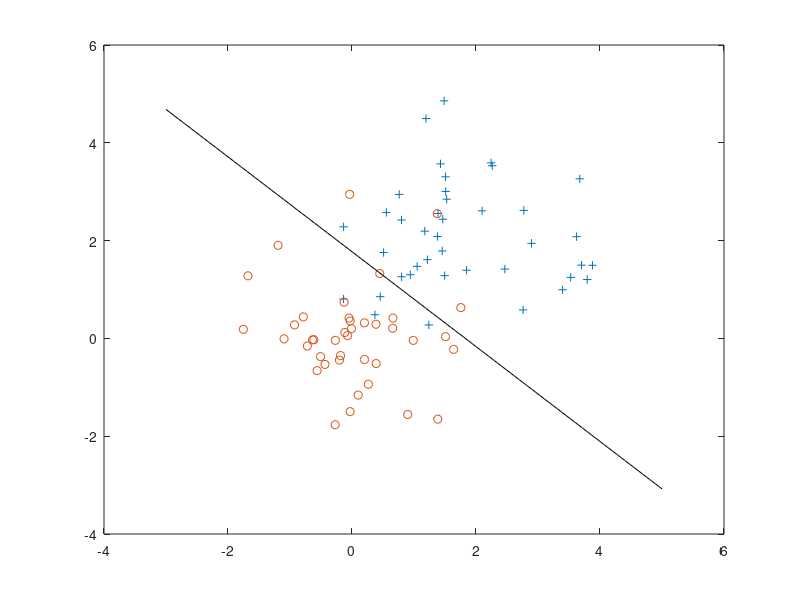

Write the MATLAB code that produced this figure.
y = [zeros(40,1); ones(40,1)];
x = [randn(40, 1), randn(40, 1); 2 + randn(40, 1) , 2 + randn(40, 1)];

x = [ones(80, 1) x];
% find returns the indices of the
% rows meeting the specified condition
pos = find(y == 1); neg = find(y == 0);

% Assume the features are in the 2nd and 3rd
% columns of x
% plot(x(pos, 2), x(pos,3), '+'); hold on
% plot(x(neg, 2), x(neg, 3), 'o')

g = inline('1.0 ./ (1.0 + exp(-z))'); 
% Usage: To find the value of the sigmoid 
% evaluated at 2, call g(2)


theta = zeros(3, 1);
J = mean( -y.*log(g(x*theta)) - (1 - y).*log(1 - g(x*theta)) )

for iter = 1:10
    H = zeros(3, 3);
    grad = zeros(3, 1);
    for i = 1:80
        H = H + (g(x(i,:)*theta)*(1-g(x(i,:)*theta))*x(i,:)'*x(i,:))/80;
        grad = grad + ((g(x(i,:)*theta) - y(i))*x(i,:)')/80;
    end
    theta = theta - H\grad;
    J = mean( -y.*log(g(x*theta)) - (1 - y).*log(1 - g(x*theta)) )
end

theta_true = theta;
theta = zeros(3, 1);
%J = mean( -y.*log(g(x*theta)) - (1 - y).*log(1 - g(x*theta)) )
alpha = 0.07;

for iter = 1:100000
    %variance reduction method
    if(mod(iter, 3000) == 0 && iter < 10000)
        alpha = alpha/2;
    end
    if(iter > 10000)
        alpha = 0.07/sqrt(iter);
    end
    
    grad = zeros(3, 1);
    i = randi([1 80],1,1);
    grad = grad + ((g(x(i,:)*theta) - y(i))*x(i,:)');
    theta = theta - alpha*grad;
    %J = mean( -y.*log(g(x*theta)) - (1 - y).*log(1 - g(x*theta)) )
    norm(theta-theta_true)
end
    
    
plot(x(pos, 2), x(pos,3), '+'); hold on
plot(x(neg, 2), x(neg, 3), 'o')
x1 = -3:0.1:5;
plot(x1, (-theta(1) - theta(2)*x1)/theta(3), 'k-')


